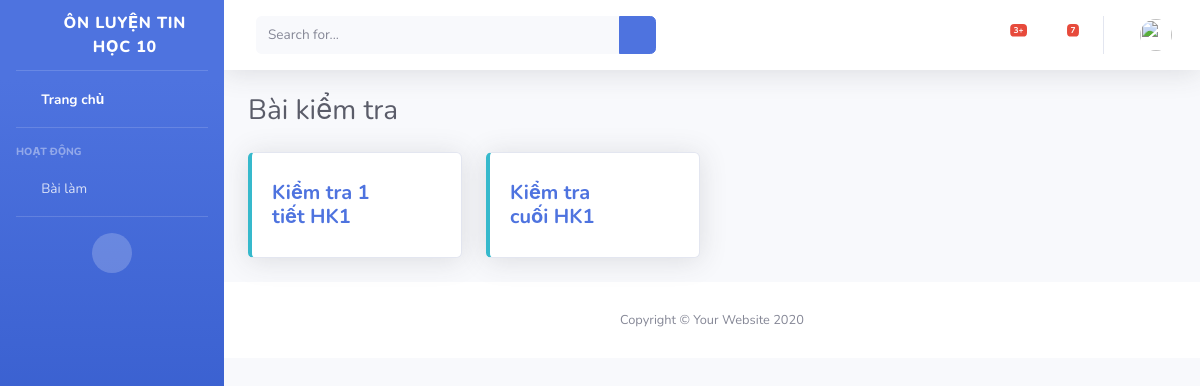
Page /HeThongHoTroLT/exam (signed in) on the committed database.
### HeThongHoTroLT/models.py (models this page shows)
class Inf_Exam_Framework(models.Model):
  exam_id = models.CharField(max_length=10, primary_key=True)
  exam_name =  models.CharField(max_length=255)

### HeThongHoTroLT/views.py (the view)
# urls.py: path('exam', views.exam, name = 'exam'),
@decorators.login_required(login_url='login')
def exam(request):
    pos = 'HeThongHoTroLT/base_student.html'
    for group in request.user.groups.all():
        if group.name == "Teacher":
            pos = 'HeThongHoTroLT/base_teacher.html'
            break
    exams = Inf_Exam_Framework.objects.all()
    contents = {'pos': pos, 'exams': exams}
    return render(request, "HeThongHoTroLT/exam.html", contents)

### HeThongHoTroLT/templates/HeThongHoTroLT/exam.html (shortened to what this page needs)
{% extends pos %}
{%block content%}
{% load static %}
                <div class="container-fluid">
                    <h1 class="h3 mb-4 text-gray-800">Bài kiểm tra</h1>
                    <div class="row">
                        {% if exams %}
                            {% for exam in exams %}
                                <div class="col-xl-3 col-md-6 mb-4">
                                    <div class="card border-left-info shadow h-100 py-2">
                                        <div class="card-body">
                                            <div class="row no-gutters align-items-center">
                                                <div class="col mr-2">
                                                    <div class="row no-gutters align-items-center">
                                                        <div class="col-auto">
                                                            <div class="h5 mb-0 mr-3 font-weight-bold text-gray-800">
                                                                <a href="{% url 'detail_exam' exam.exam_id %}">{{ exam.exam_name }}</a>
                                                            </div>
                                                        </div>
                                                      </div>
                                                </div>
                                                <div class="col-auto">
                                                    <i class="fas fa-clipboard-list fa-2x text-gray-300"></i>
                                                </div>
                                            </div>
                                        </div>
                                    </div>
                                </div>
                            {% endfor %}
                        {% endif %}
                    </div>
            </div>
            <footer class="sticky-footer bg-white">
                <div class="container my-auto">
                    <div class="copyright text-center my-auto">
                        <span>Copyright &copy; Your Website 2020</span>
                    </div>
                </div>
            </footer>
        </div>
    </div>
{%endblock%}

### rows in the picture
Inf_Exam_Framework: exam_name "Kiểm tra 1 tiết HK1"
Inf_Exam_Framework: exam_name "Kiểm tra cuối HK1"
